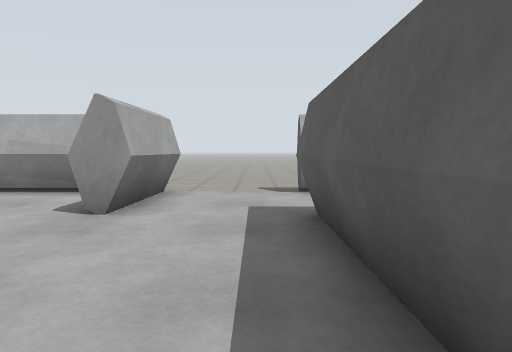
View 1 (above)

17 first-person views from a walk through a Gazebo world. The camera is 0.91 m above the floor, tilts 4° down and sees 70° across. The floor is counted in squares, 1 m on a side. Each view is taken from the middle of a square. On the plan, view 1 faces up. The plan holds only what a view shows up to about 12 squares ahead; the rest is blank.

View 2
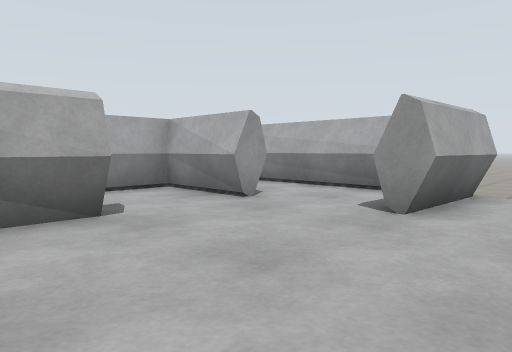

View 3
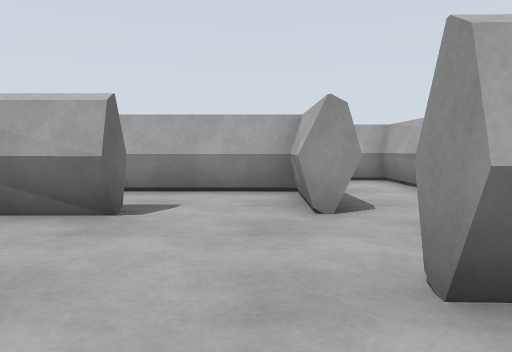

View 4
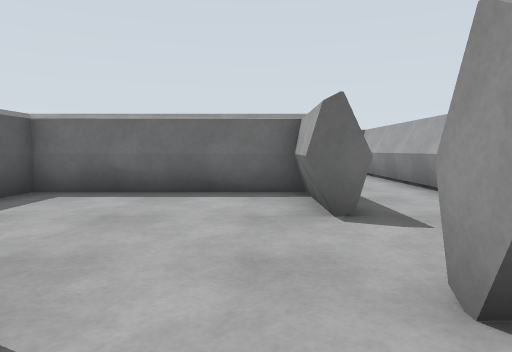

View 5
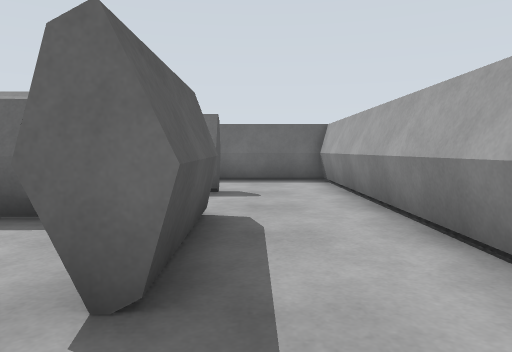

View 6
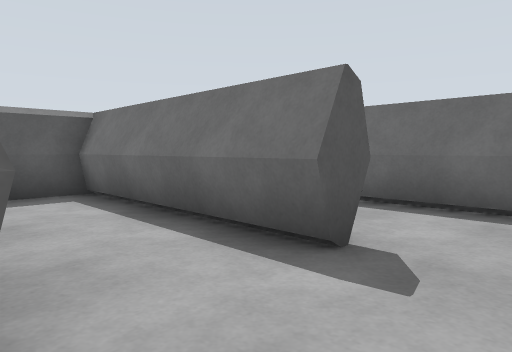

View 7
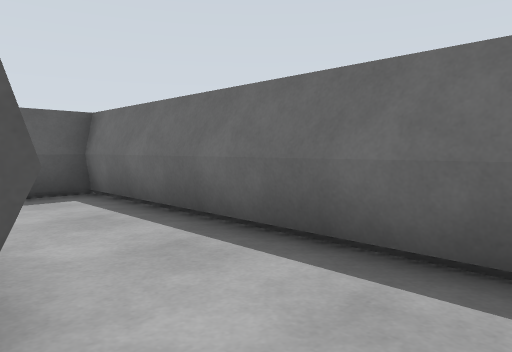

View 8
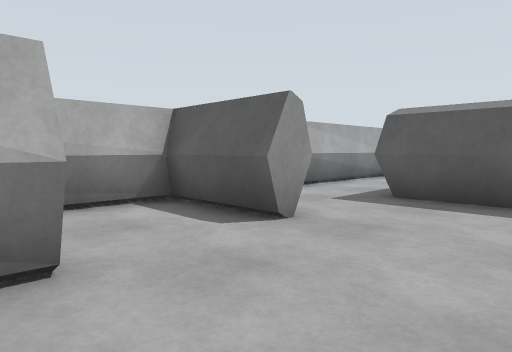

View 9
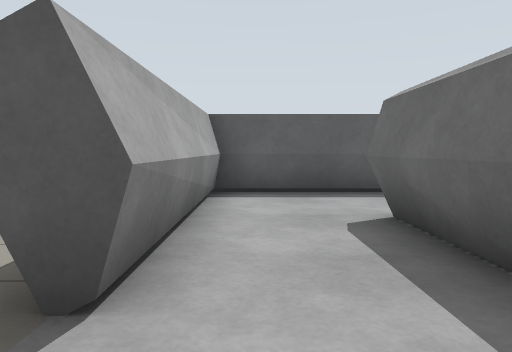

View 10
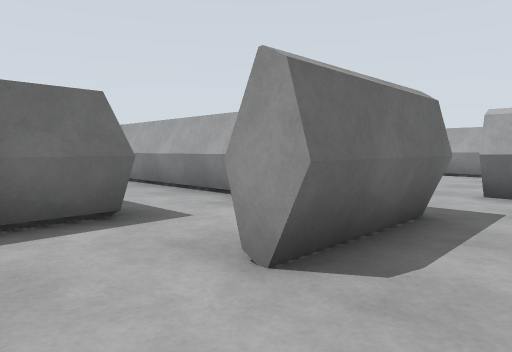

View 11
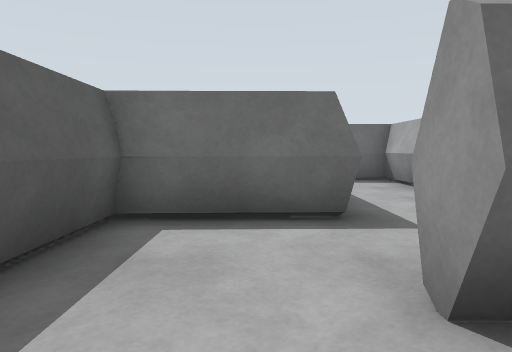

View 12
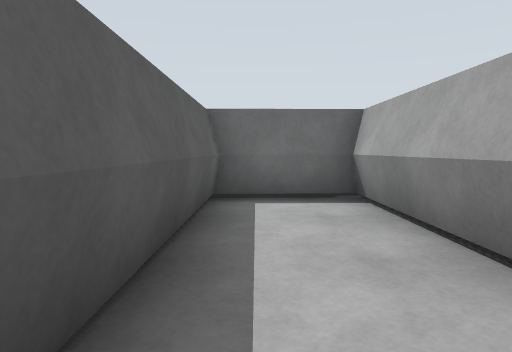

View 13
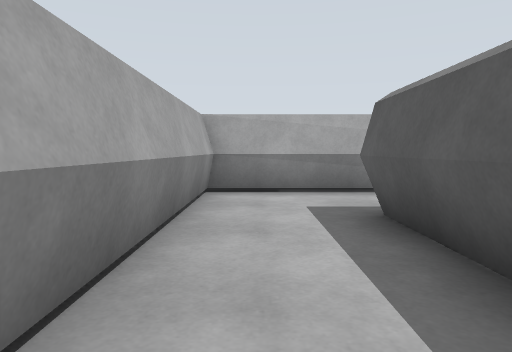

View 14
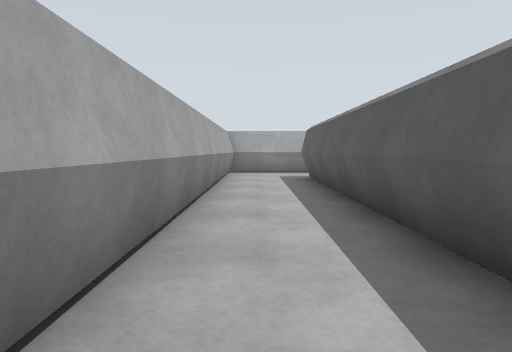

View 15
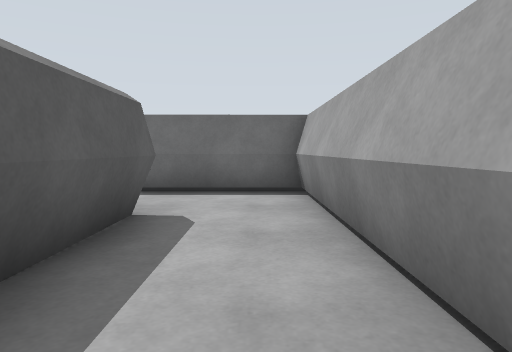

View 16
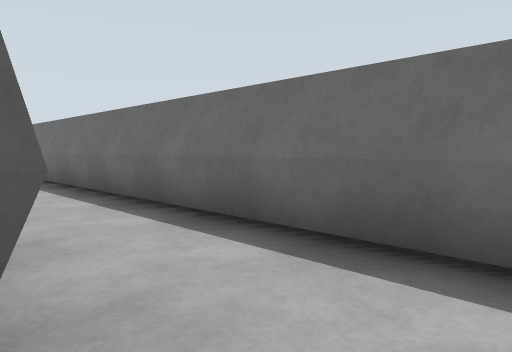

View 17
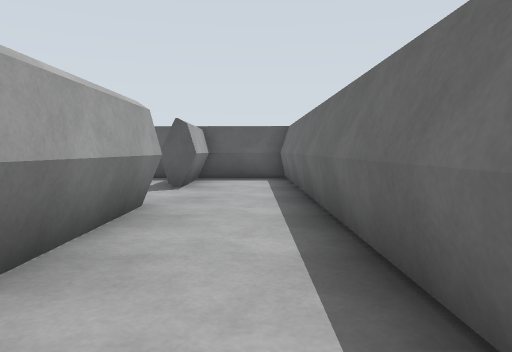

### Floor plan
Points are (right, up) in squares from view 1. A wall is a line through its corners. A room is listed if a view was taken in it or the views show most of it. See-through windows are left out.
Room 1 (views 1, 2, 3, 4, 5, 6, 7, 8, 9, 10, 11, 12, 13, 14, 15, 16, 17)
walls: (-5, -0.8) (0.7, -0.7) (0.7, 5.3) (4, 5.4); (-5.3, -1.2) (-5.4, 2) (-4.9, 2); (-4.7, 2) (-4.8, -0.8); (-5.4, -1.4) (-5.6, 2); (1.1, 1.5) (1.1, -4); (-5.2, -4.5) (-5.2, -3.6) (0.8, -3.7); (-2, 5.1) (-2.5, 5.1) (-2.5, 7.8) (-10.9, 7.8) (-10.9, -10) (6.8, -9.9) (6.8, -7.3) (3.9, -7.3); (0.7, -4) (0.7, -2.4); (1, -3.7) (3.7, -3.8) (3.7, 2) (4.3, 2); (-5.2, 5.5) (-5.2, 4.6) (-7.9, 4.8) (-8, -4.4); (3.6, 2.3) (6.7, 2.4) (6.8, 7.9) (3.2, 7.9); (-1.7, 8.1) (-1.8, 5.1); (1.2, -7.3) (-2.8, -7.3); (4, 5.2) (4, 4.5); (-8.4, -7.5) (-8.4, 5.4); (6.5, -7.5) (4, -7.5) (4, -6.6); (6.8, 7.7) (1, 7.8); (6.6, -10) (6.6, -7.1)
low walls: (-4.9, 2) (-5, -0.8); (-5.2, 2.1) (-5.2, -0.4); (1.5, 5.2) (4, 5.2); (-2, 8.2) (-2, 5.1)
ways out: opening at (-6.5, -4) to room 2; opening at (-0.5, 8); opening at (2.5, -7)
Room 2 (no view inside)
walls: (-8, -4.4) (-8, -6.9) (0.7, -6.9) (0.7, -5.7)
ways out: opening at (-6.5, -4) to room 1

Positions as (right, up) in squares from view 1, and headings:
1: (0, 0), facing up
2: (0, 0), facing up-left
3: (0, 4), facing left
4: (-4, 7), facing down
5: (-6, 4), facing down
6: (-7, -1), facing down-right
7: (-7, -4), facing down-right
8: (-6, 2), facing up-right
9: (-1, 7), facing right
10: (6, 7), facing down-left
11: (5, 7), facing down
12: (3, 3), facing down
13: (-10, 0), facing up
14: (-10, -7), facing up
15: (-10, -2), facing down
16: (-10, -7), facing down-right
17: (-5, -9), facing right
